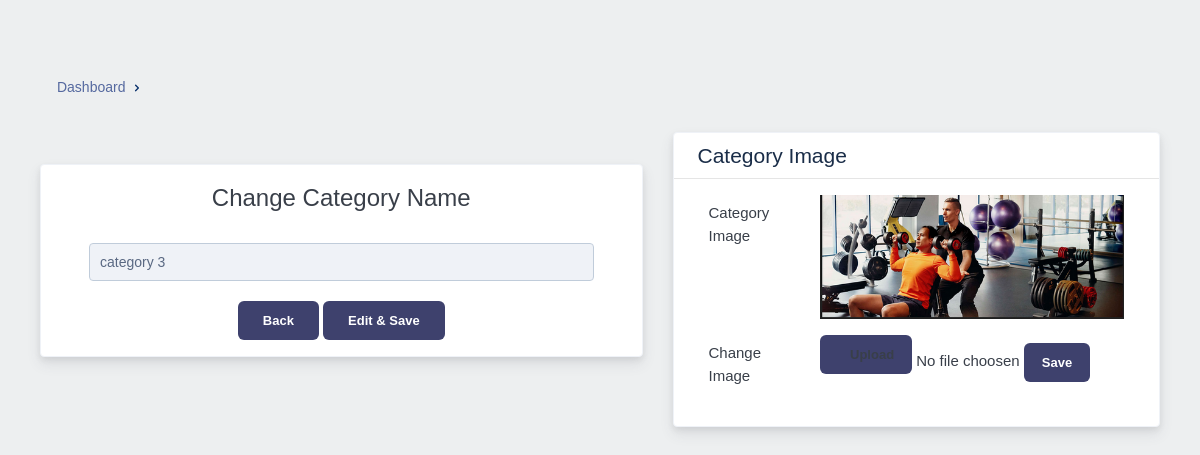
The page /category_edit/11 on the database its author committed.
### products/models.py (models this page shows)
class Category(models.Model):
    cate_name = models.CharField(max_length=100)
    cate_image = models.ImageField(upload_to='product_images/',null=True)

### products/views.py (the view, shortened to what this page needs)
# urls.py: path('category_edit/<int:id>',views.CategoryEdit,name='category_edit'),
def CategoryEdit(request,id):
    cfp_id=id
    datas=Category.objects.get(id=cfp_id)
    context ={
        'datas': datas
    }
    return render(request,"products/categoryEdit.html",context)

### templates/products/categoryEdit.html (shortened to what this page needs)
{% extends 'base.html' %}{% load static %}
{% block content %}
    <div id="wrapper" class="admin-panel">
    <div class="page-content">
     <form name="careeredit" method="POST" enctype="multipart/form-data">
            <div class="page-content-inner">
                <div class="d-flex">
                    <nav id="breadcrumbs" class="mb-3">
                        <ul>
                            <li><a href="{% url 'index' %}"> <i class="uil-home-alt"></i> Dashboard</a></li>
                            <li><a href="#">  </a></li>
                        </ul>
                    </nav>
                </div>
                <div class="uk-grid">
                  <div class="uk-width-3-5@m" style="width: 55%">
                    <div class="uk-width-expand my-5">
                        <div class="card rounded">
                          <div class=" container py-3 px-5 uk-width-expand">
                                <fieldset class="uk-fieldset">
                                    <legend class="uk-legend mt-4 text-center">Change Category Name</legend>
                                    <div class="uk-margin">
                                        <input class="uk-input bg-secondary" name="category_name" type="text" value="{{datas.cate_name}}" required>
                                    </div>
                                    <div class="text-center mt-3">
                                      <a href="{% url 'index' %}" class="btn btn-default px-4">Back</a>
                                      <button class="btn btn-default px-4 " name="category_submit">Edit & Save</button>
                                    </div>
                                </fieldset>
                            </div>
                        </div>
                    </div>
                  </div>
                 <div class="uk-width-4-4@m my-3 img1">
                        <div class="card rounded">
                          <div class=" py-2 px-4">
                              <h4 class="mb-0">Category Image </h4>
                          </div>
                          <hr class="m-0">
                          <div class=" container py-3 uk-width-expand">
                                <fieldset class="uk-fieldset">
                                 {% if datas.cate_image %}
                                        <div class="form-group row mb-3">
                                            <label class="col-md-3 col-form-label" for="short_description">Category Image</label>
                                            <div class="col-md-9">
                                              <div class=" ">
                                                <img src="{{datas.cate_image.url}}" alt="No image">
                                              </div>
                                            </div>
                                        </div>
                                        <div class="form-group row mb-3">
                                            <label class="col-md-3 col-form-label" for="short_description">Change Image</label>
                                            <div class="col-md-9">
                                                <a class="btn btn-default mb-3"  onclick="" id="Upload-button"> <i
                                                    class='uil-plus'>
                                                </i>Upload</a>
                                                <span id="custom-text">No file choosen</span>
                                                <button class="btn btn-default " name="change_img">Save</button>
                                            </div>
                                        </div>
                                        {% endif %}
                                </fieldset>
                            </div>
                        </div>
                    </div>
                </div>
            </div>
    </form>
        </div>
    </div>
{% endblock %}

### templates/products/categoryEdit.html (style rules this page uses)
.img1 { width: 45%; }

### rows shown on the page
Category: category_name "category 3", cate_image (picture)
